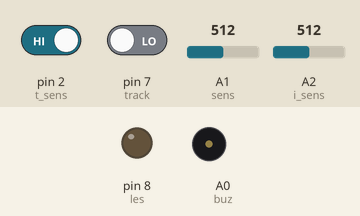
Recording of a sketch running on a simulated Arduino Uno, built with avr-gcc and run on an emulated ATmega328P. Parts: output pins drawn as LEDs (lit = HIGH), buzzer (waves = sounding). The inputs (shaded band) are chosen by the test bench; at power-on: pin 2 (t_sens) HIGH, A1 (sens) = 512, A2 (i_sens) = 512, pin 7 (track) LOW. What the sketch prints to the serial monitor is not drawn.

Above: at 1.3 s.
1.4 s: pin 2 (t_sens) driven LOW
At 1.9 s:
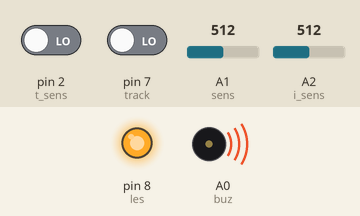
3.0 s: A1 (sens) set to 109
4.5 s: A1 (sens) set to 91
At 5.5 s:
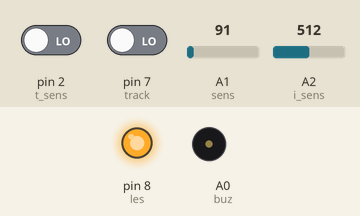
6.0 s: A2 (i_sens) set to 54
7.5 s: A2 (i_sens) set to 46
9.5 s: A1 (sens) set to 110
At 10.7 s:
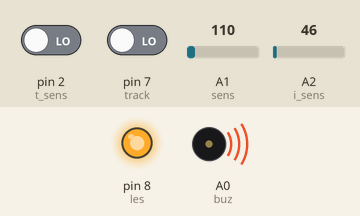
Timing chart, 0 to 12.0 s (numbered marks = the images above; inputs shaded):
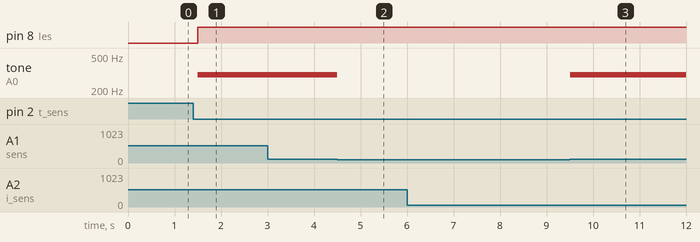

Measured:
- the behaviour switches between 101 and 100 on A1 (sens) (found by bisection; images 1 and 2)
- after the input at 1.4 s, pin 8 (les): LOW → HIGH after 0.10 s; tone on A0 (buz): silent → 300 Hz after 0.10 s
- after the input at 3.0 s, every drawn part: stays the same
- after the input at 4.5 s, tone on A0 (buz): 300 Hz → silent at once
- after the input at 6.0 s, every drawn part: stays the same
- after the input at 7.5 s, every drawn part: stays the same
- after the input at 9.5 s, tone on A0 (buz): silent → 300 Hz at once

The sketch:

Lasor_sensor1021.ino
```cpp
#define les 8
#define buz A0
#define sens A1
#define t_sens 2
#define i_sens A2
#define track 7

boolean l_status;

void setup() {
  Serial.begin(9600);
  pinMode(les, OUTPUT);
  pinMode(buz, OUTPUT);
  pinMode(sens, INPUT);
  pinMode(t_sens, INPUT);
  pinMode(i_sens, INPUT);
  pinMode(track, INPUT);
  attachInterrupt(digitalPinToInterrupt(t_sens), Lcontrol, FALLING);
}

void Lcontrol(){
  l_status = !l_status;
}

void loop() {
  digitalWrite(les, l_status);
  Serial.println(digitalRead(track));
  if (analogRead(i_sens) < 50)
  {
    Serial.println("[적외선] 물체감지");
  }

  if (l_status == true){
    if (analogRead(sens) > 100){
    tone(buz, 300);
    Serial.println("[레이저] 물체감지");
  }
    else{
     noTone(buz);
    }
  }
  else{
    noTone(buz);
  }

  delay(500);

  /* if (analogRead(les) <= 1010){
    digitalWrite(led_r, HIGH);
    digitalWrite(led_g, HIGH);
    digitalWrite(led_b, HIGH);
    tone(buz, 300, 100);
  }
  else{
    digitalWrite(led_r, LOW);
    digitalWrite(led_g, LOW);
    digitalWrite(led_b, LOW);
  }
  */

}
```
